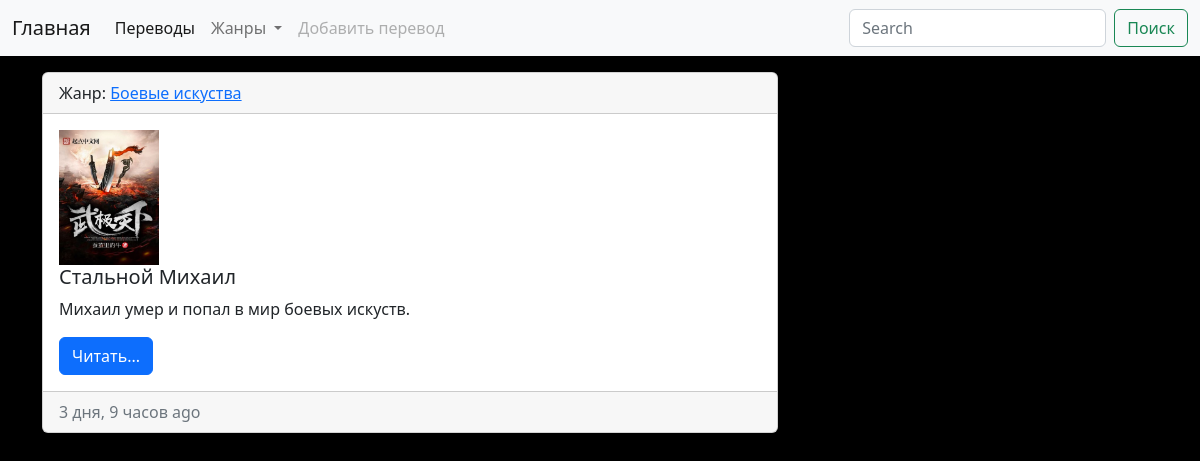
The page /category/1/ on the database as committed earlier.
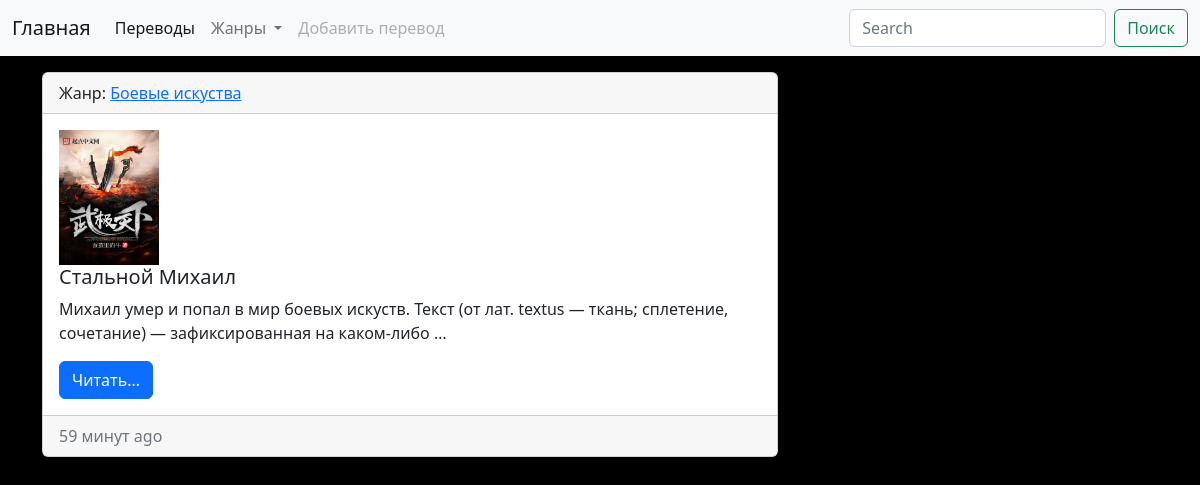
The same page on the database as committed later.
### translates/models.py (models this page shows, shortened)
class Translates(models.Model):
    title = models.CharField(max_length=200, verbose_name='Название произведения')
    description = models.TextField(blank=True, verbose_name='Описание')
    created_at = models.DateTimeField(auto_now_add=True, verbose_name='Дата публикации')
    updated_at = models.DateTimeField(auto_now=True, verbose_name='Обновлено')
    photo = models.ImageField(upload_to='photos/%Y/%m/%d/', blank=True, verbose_name='Изображение')
    is_published = models.BooleanField(default=True, verbose_name='Опубликовано')
    title_in_the_original_language = models.CharField(max_length=200, verbose_name='Оригинальное название')
    year_of_release = models.CharField(max_length=4, verbose_name='Год релиза')
    category = models.ForeignKey('Category', on_delete=models.PROTECT, null=True, verbose_name='Категория', blank=True)
    def get_absolute_url(self):
        return reverse('view_translates', kwargs={'translates_id': self.pk})
    class Meta:
        verbose_name = 'перевод'
        verbose_name_plural = 'переводы'
        ordering = ['-updated_at'] #порядок сортировки

class Category(models.Model):
    title = models.CharField(max_length=200, db_index=True, verbose_name='Наименование категории')
    def get_absolute_url(self):
        return reverse('category', kwargs={'category_id': self.pk})
    def __str__(self):
        return self.title
    class Meta:
        verbose_name = 'категорию'
        verbose_name_plural = 'Категории'
        ordering = ['title'] #порядок сортировки

### translates/views.py (the view)
# urls.py: path('category/<int:category_id>/', get_category, name='category'),
def get_category(request, category_id):
    translates = Translates.objects.filter(category_id=category_id)
    categories = Category.objects.all()
    category = Category.objects.get(pk=category_id)
    context = {
        'translates': translates,
        'categories': categories,
        'category': category,
    }
    return render(request, 'translates/category.html', context)

### translates/templates/translates/category.html (shortened to what this page needs)
{% extends 'base.html' %}
{% block description %}
{% for item in translates %}
<div class="card mb-3">
    <div class="card-header">
        Жанр: <a href="{% url 'category' item.category.pk %}">{{ item.category }}</a>
    </div>
    <div class="card-body">
        <div class="media">
            {% if item.photo %}
            <img src="{{ item.photo.url }}" alt="" width="100" height="135" class="mr-3">
            {% else %}
            <img src="https://picsum.photos/id/1060/250/350/?blur=2" alt="" width="100" height="135" class="mr-3">
            {% endif %}
            <div class="media-body">
                <h5 class="card-title">{{ item.title }}</h5>
                <p class="card-text">{{ item.description|truncatewords:20 }}</p>
                <a href="{{ item.get_absolute_url }}" class="btn btn-primary">Читать...</a>
            </div>
        </div>
    </div>
    <div class="card-footer text-muted">
        {{ item.updated_at | timesince }} ago
    </div>
</div>
{% endfor %}
{% endblock %}

Rows that differ between the two databases and show on the page:
changed Translates "Стальной Михаил": description "Михаил умер и попал в мир боевых искуств." → "Михаил умер и попал в мир боевых искуств. Текст (от лат. textus — ткань; сплетение, сочетание) — зафиксированная на каком-либо …"; updated_at "3 дня, 9 часов" → "59 минут"
